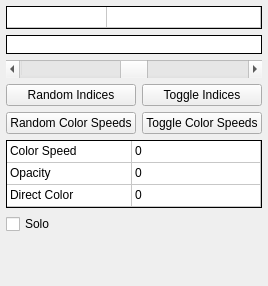
             <widget class="QWidget" name="XformColorTab">
              <property name="sizePolicy">
               <sizepolicy hsizetype="Preferred" vsizetype="Preferred">
                <horstretch>0</horstretch>
                <verstretch>0</verstretch>
               </sizepolicy>
              </property>
              <property name="toolTip">
               <string/>
              </property>
              <property name="autoFillBackground">
               <bool>true</bool>
              </property>
              <attribute name="title">
               <string>Color</string>
              </attribute>
              <attribute name="toolTip">
               <string>Color palette index for the current xform, and curve adjustment</string>
              </attribute>
              <layout class="QFormLayout" name="formLayout_3">
               <property name="fieldGrowthPolicy">
                <enum>QFormLayout::AllNonFixedFieldsGrow</enum>
               </property>
               <property name="leftMargin">
                <number>6</number>
               </property>
               <property name="topMargin">
                <number>6</number>
               </property>
               <property name="rightMargin">
                <number>6</number>
               </property>
               <property name="bottomMargin">
                <number>6</number>
               </property>
               <item row="0" column="0" colspan="2">
                <widget class="QTableWidget" name="XformColorIndexTable">
                 <property name="sizePolicy">
                  <sizepolicy hsizetype="Expanding" vsizetype="Minimum">
                   <horstretch>0</horstretch>
                   <verstretch>0</verstretch>
                  </sizepolicy>
                 </property>
                 <property name="minimumSize">
                  <size>
                   <width>0</width>
                   <height>23</height>
                  </size>
                 </property>
                 <property name="maximumSize">
                  <size>
                   <width>16777215</width>
                   <height>23</height>
                  </size>
                 </property>
                 <property name="font">
                  <font>
                   <kerning>true</kerning>
                  </font>
                 </property>
                 <property name="focusPolicy">
                  <enum>Qt::NoFocus</enum>
                 </property>
                 <property name="toolTip">
                  <string/>
                 </property>
                 <property name="autoFillBackground">
                  <bool>false</bool>
                 </property>
                 <property name="styleSheet">
                  <string notr="true"/>
                 </property>
                 <property name="frameShape">
                  <enum>QFrame::Panel</enum>
                 </property>
                 <property name="frameShadow">
                  <enum>QFrame::Plain</enum>
                 </property>
                 <property name="lineWidth">
                  <number>1</number>
                 </property>
                 <property name="midLineWidth">
                  <number>0</number>
                 </property>
                 <property name="verticalScrollBarPolicy">
                  <enum>Qt::ScrollBarAlwaysOff</enum>
                 </property>
                 <property name="horizontalScrollBarPolicy">
                  <enum>Qt::ScrollBarAlwaysOff</enum>
                 </property>
                 <property name="editTriggers">
                  <set>QAbstractItemView::NoEditTriggers</set>
                 </property>
                 <property name="tabKeyNavigation">
                  <bool>false</bool>
                 </property>
                 <property name="selectionMode">
                  <enum>QAbstractItemView::NoSelection</enum>
                 </property>
                 <property name="verticalScrollMode">
                  <enum>QAbstractItemView::ScrollPerPixel</enum>
                 </property>
                 <property name="horizontalScrollMode">
                  <enum>QAbstractItemView::ScrollPerPixel</enum>
                 </property>
                 <property name="showGrid">
                  <bool>true</bool>
                 </property>
                 <property name="wordWrap">
                  <bool>false</bool>
                 </property>
                 <property name="cornerButtonEnabled">
                  <bool>false</bool>
                 </property>
                 <property name="rowCount">
                  <number>1</number>
                 </property>
                 <property name="columnCount">
                  <number>2</number>
                 </property>
                 <attribute name="horizontalHeaderVisible">
                  <bool>false</bool>
                 </attribute>
                 <attribute name="horizontalHeaderMinimumSectionSize">
                  <number>27</number>
                 </attribute>
                 <attribute name="horizontalHeaderHighlightSections">
                  <bool>false</bool>
                 </attribute>
                 <attribute name="horizontalHeaderStretchLastSection">
                  <bool>true</bool>
                 </attribute>
                 <attribute name="verticalHeaderVisible">
                  <bool>false</bool>
                 </attribute>
                 <attribute name="verticalHeaderMinimumSectionSize">
                  <number>21</number>
                 </attribute>
                 <attribute name="verticalHeaderDefaultSectionSize">
                  <number>21</number>
                 </attribute>
                 <attribute name="verticalHeaderHighlightSections">
                  <bool>false</bool>
                 </attribute>
                 <attribute name="verticalHeaderStretchLastSection">
                  <bool>false</bool>
                 </attribute>
                 <row/>
                 <column/>
                 <column/>
                 <item row="0" column="0">
                  <property name="text">
                   <string/>
                  </property>
                  <property name="toolTip">
                   <string/>
                  </property>
                 </item>
                 <item row="0" column="1">
                  <property name="text">
                   <string/>
                  </property>
                  <property name="toolTip">
                   <string/>
                  </property>
                 </item>
                </widget>
               </item>
               <item row="1" column="0" colspan="2">
                <widget class="QTableWidget" name="XformPaletteRefTable">
                 <property name="sizePolicy">
                  <sizepolicy hsizetype="Expanding" vsizetype="Minimum">
                   <horstretch>0</horstretch>
                   <verstretch>0</verstretch>
                  </sizepolicy>
                 </property>
                 <property name="minimumSize">
                  <size>
                   <width>0</width>
                   <height>19</height>
                  </size>
                 </property>
                 <property name="maximumSize">
                  <size>
                   <width>16777215</width>
                   <height>19</height>
                  </size>
                 </property>
                 <property name="focusPolicy">
                  <enum>Qt::NoFocus</enum>
                 </property>
                 <property name="frameShape">
                  <enum>QFrame::Panel</enum>
                 </property>
                 <property name="frameShadow">
                  <enum>QFrame::Plain</enum>
                 </property>
                 <property name="verticalScrollBarPolicy">
                  <enum>Qt::ScrollBarAlwaysOff</enum>
                 </property>
                 <property name="horizontalScrollBarPolicy">
                  <enum>Qt::ScrollBarAlwaysOff</enum>
                 </property>
                 <property name="editTriggers">
                  <set>QAbstractItemView::NoEditTriggers</set>
                 </property>
                 <property name="tabKeyNavigation">
                  <bool>false</bool>
                 </property>
                 <property name="selectionMode">
                  <enum>QAbstractItemView::NoSelection</enum>
                 </property>
                 <property name="verticalScrollMode">
                  <enum>QAbstractItemView::ScrollPerPixel</enum>
                 </property>
                 <property name="horizontalScrollMode">
                  <enum>QAbstractItemView::ScrollPerPixel</enum>
                 </property>
                 <property name="showGrid">
                  <bool>false</bool>
                 </property>
                 <property name="wordWrap">
                  <bool>false</bool>
                 </property>
                 <property name="cornerButtonEnabled">
                  <bool>false</bool>
                 </property>
                 <property name="rowCount">
                  <number>1</number>
                 </property>
                 <property name="columnCount">
                  <number>1</number>
                 </property>
                 <attribute name="horizontalHeaderVisible">
                  <bool>false</bool>
                 </attribute>
                 <attribute name="horizontalHeaderDefaultSectionSize">
                  <number>256</number>
                 </attribute>
                 <attribute name="horizontalHeaderStretchLastSection">
                  <bool>true</bool>
                 </attribute>
                 <attribute name="verticalHeaderVisible">
                  <bool>false</bool>
                 </attribute>
                 <attribute name="verticalHeaderDefaultSectionSize">
                  <number>24</number>
                 </attribute>
                 <attribute name="verticalHeaderHighlightSections">
                  <bool>false</bool>
                 </attribute>
                 <row/>
                 <column/>
                 <item row="0" column="0">
                  <property name="text">
                   <string/>
                  </property>
                  <property name="flags">
                   <set>NoItemFlags</set>
                  </property>
                 </item>
                </widget>
               </item>
               <item row="2" column="0" colspan="2">
                <widget class="QScrollBar" name="XformColorScroll">
                 <property name="sizePolicy">
                  <sizepolicy hsizetype="Expanding" vsizetype="Expanding">
                   <horstretch>0</horstretch>
                   <verstretch>0</verstretch>
                  </sizepolicy>
                 </property>
                 <property name="minimumSize">
                  <size>
                   <width>162</width>
                   <height>18</height>
                  </size>
                 </property>
                 <property name="maximumSize">
                  <size>
                   <width>16777215</width>
                   <height>18</height>
                  </size>
                 </property>
                 <property name="focusPolicy">
                  <enum>Qt::NoFocus</enum>
                 </property>
                 <property name="minimum">
                  <number>0</number>
                 </property>
                 <property name="maximum">
                  <number>255</number>
                 </property>
                 <property name="singleStep">
                  <number>1</number>
                 </property>
                 <property name="pageStep">
                  <number>10</number>
                 </property>
                 <property name="value">
                  <number>128</number>
                 </property>
                 <property name="tracking">
                  <bool>true</bool>
                 </property>
                 <property name="orientation">
                  <enum>Qt::Horizontal</enum>
                 </property>
                 <property name="invertedAppearance">
                  <bool>false</bool>
                 </property>
                 <property name="invertedControls">
                  <bool>false</bool>
                 </property>
                </widget>
               </item>
               <item row="3" column="0" colspan="2">
                <layout class="QGridLayout" name="XformColorTabGridLayout">
                 <property name="leftMargin">
                  <number>0</number>
                 </property>
                 <item row="0" column="0">
                  <widget class="QPushButton" name="RandomColorIndicesButton">
                   <property name="toolTip">
                    <string>&lt;html&gt;&lt;head/&gt;&lt;body&gt;&lt;p&gt;Set all xform color indices to random numbers between 0 and 1, inclusive&lt;/p&gt;&lt;/body&gt;&lt;/html&gt;</string>
                   </property>
                   <property name="text">
                    <string>Random Indices</string>
                   </property>
                  </widget>
                 </item>
                 <item row="0" column="1">
                  <widget class="QPushButton" name="ToggleColorIndicesButton">
                   <property name="toolTip">
                    <string>&lt;html&gt;&lt;head/&gt;&lt;body&gt;&lt;p&gt;Set all xform color indices to 0 or 1, alternating&lt;/p&gt;&lt;/body&gt;&lt;/html&gt;</string>
                   </property>
                   <property name="text">
                    <string>Toggle Indices</string>
                   </property>
                  </widget>
                 </item>
                 <item row="1" column="0">
                  <widget class="QPushButton" name="RandomColorSpeedButton">
                   <property name="toolTip">
                    <string>&lt;html&gt;&lt;head/&gt;&lt;body&gt;&lt;p&gt;Set all xform color speed values to random numbers between 0 and 1, inclusive&lt;/p&gt;&lt;/body&gt;&lt;/html&gt;</string>
                   </property>
                   <property name="text">
                    <string>Random Color Speeds</string>
                   </property>
                  </widget>
                 </item>
                 <item row="1" column="1">
                  <widget class="QPushButton" name="ToggleColorSpeedsButton">
                   <property name="toolTip">
                    <string>&lt;html&gt;&lt;head/&gt;&lt;body&gt;&lt;p&gt;Set all xform color speed values to 0 or 1, alternating&lt;/p&gt;&lt;/body&gt;&lt;/html&gt;</string>
                   </property>
                   <property name="text">
                    <string>Toggle Color Speeds</string>
                   </property>
                  </widget>
                 </item>
                </layout>
               </item>
               <item row="4" column="0" colspan="2">
                <widget class="QTableWidget" name="XformColorValuesTable">
                 <property name="sizePolicy">
                  <sizepolicy hsizetype="Expanding" vsizetype="Minimum">
                   <horstretch>0</horstretch>
                   <verstretch>0</verstretch>
                  </sizepolicy>
                 </property>
                 <property name="minimumSize">
                  <size>
                   <width>0</width>
                   <height>68</height>
                  </size>
                 </property>
                 <property name="maximumSize">
                  <size>
                   <width>16777215</width>
                   <height>68</height>
                  </size>
                 </property>
                 <property name="font">
                  <font>
                   <kerning>true</kerning>
                  </font>
                 </property>
                 <property name="focusPolicy">
                  <enum>Qt::NoFocus</enum>
                 </property>
                 <property name="styleSheet">
                  <string notr="true"/>
                 </property>
                 <property name="frameShape">
                  <enum>QFrame::Panel</enum>
                 </property>
                 <property name="frameShadow">
                  <enum>QFrame::Plain</enum>
                 </property>
                 <property name="lineWidth">
                  <number>1</number>
                 </property>
                 <property name="verticalScrollBarPolicy">
                  <enum>Qt::ScrollBarAlwaysOff</enum>
                 </property>
                 <property name="horizontalScrollBarPolicy">
                  <enum>Qt::ScrollBarAlwaysOff</enum>
                 </property>
                 <property name="autoScroll">
                  <bool>false</bool>
                 </property>
                 <property name="editTriggers">
                  <set>QAbstractItemView::NoEditTriggers</set>
                 </property>
                 <property name="tabKeyNavigation">
                  <bool>false</bool>
                 </property>
                 <property name="showDropIndicator" stdset="0">
                  <bool>false</bool>
                 </property>
                 <property name="dragDropOverwriteMode">
                  <bool>false</bool>
                 </property>
                 <property name="alternatingRowColors">
                  <bool>false</bool>
                 </property>
                 <property name="selectionMode">
                  <enum>QAbstractItemView::NoSelection</enum>
                 </property>
                 <property name="verticalScrollMode">
                  <enum>QAbstractItemView::ScrollPerPixel</enum>
                 </property>
                 <property name="horizontalScrollMode">
                  <enum>QAbstractItemView::ScrollPerPixel</enum>
                 </property>
                 <property name="showGrid">
                  <bool>true</bool>
                 </property>
                 <property name="gridStyle">
                  <enum>Qt::SolidLine</enum>
                 </property>
                 <property name="wordWrap">
                  <bool>false</bool>
                 </property>
                 <property name="cornerButtonEnabled">
                  <bool>false</bool>
                 </property>
                 <property name="columnCount">
                  <number>2</number>
                 </property>
                 <attribute name="horizontalHeaderVisible">
                  <bool>false</bool>
                 </attribute>
                 <attribute name="horizontalHeaderCascadingSectionResizes">
                  <bool>false</bool>
                 </attribute>
                 <attribute name="horizontalHeaderMinimumSectionSize">
                  <number>27</number>
                 </attribute>
                 <attribute name="horizontalHeaderDefaultSectionSize">
                  <number>125</number>
                 </attribute>
                 <attribute name="horizontalHeaderHighlightSections">
                  <bool>false</bool>
                 </attribute>
                 <attribute name="horizontalHeaderStretchLastSection">
                  <bool>true</bool>
                 </attribute>
                 <attribute name="verticalHeaderVisible">
                  <bool>false</bool>
                 </attribute>
                 <attribute name="verticalHeaderMinimumSectionSize">
                  <number>22</number>
                 </attribute>
                 <attribute name="verticalHeaderDefaultSectionSize">
                  <number>22</number>
                 </attribute>
                 <attribute name="verticalHeaderHighlightSections">
                  <bool>false</bool>
                 </attribute>
                 <attribute name="verticalHeaderStretchLastSection">
                  <bool>false</bool>
                 </attribute>
                 <row>
                  <property name="text">
                   <string>Color Speed</string>
                  </property>
                 </row>
                 <row>
                  <property name="text">
                   <string>Opacity</string>
                  </property>
                 </row>
                 <row>
                  <property name="text">
                   <string>Direct Color</string>
                  </property>
                 </row>
                 <column>
                  <property name="text">
                   <string>Field</string>
                  </property>
                 </column>
                 <column>
                  <property name="text">
                   <string/>
                  </property>
                 </column>
                 <item row="0" column="0">
                  <property name="text">
                   <string>Color Speed</string>
                  </property>
                  <property name="toolTip">
                   <string>&lt;html&gt;&lt;head/&gt;&lt;body&gt;&lt;p&gt;The speed with which the color indices are pulled toward the current xform’s color index. Negative values push the color index away.&lt;/p&gt;&lt;/body&gt;&lt;/html&gt;</string>
                  </property>
                 </item>
                 <item row="0" column="1">
                  <property name="text">
                   <string>0</string>
                  </property>
                  <property name="font">
                   <font>
                    <kerning>true</kerning>
                   </font>
                  </property>
                 </item>
                 <item row="1" column="0">
                  <property name="text">
                   <string>Opacity</string>
                  </property>
                  <property name="toolTip">
                   <string>&lt;html&gt;&lt;head/&gt;&lt;body&gt;&lt;p&gt;How visible the current xform’s contribution to the image is.&lt;/p&gt;&lt;p&gt;0 is invisible, 1 is fully visible.&lt;/p&gt;&lt;/body&gt;&lt;/html&gt;</string>
                  </property>
                 </item>
                 <item row="1" column="1">
                  <property name="text">
                   <string>0</string>
                  </property>
                 </item>
                 <item row="2" column="0">
                  <property name="text">
                   <string>Direct Color</string>
                  </property>
                  <property name="toolTip">
                   <string>&lt;html&gt;&lt;head/&gt;&lt;body&gt;&lt;p&gt;Amount of directly computed color value to add to the color index.&lt;/p&gt;&lt;p&gt;Used only with variations that use direct coloring which are usually prefixed with dc_.&lt;/p&gt;&lt;/body&gt;&lt;/html&gt;</string>
                  </property>
                 </item>
                 <item row="2" column="1">
                  <property name="text">
                   <string>0</string>
                  </property>
                 </item>
                </widget>
               </item>
               <item row="6" column="0">
                <spacer name="verticalSpacer">
                 <property name="orientation">
                  <enum>Qt::Vertical</enum>
                 </property>
                 <property name="sizeHint" stdset="0">
                  <size>
                   <width>20</width>
                   <height>40</height>
                  </size>
                 </property>
                </spacer>
               </item>
               <item row="5" column="0">
                <widget class="QCheckBox" name="SoloXformCheckBox">
                 <property name="toolTip">
                  <string>&lt;html&gt;&lt;head/&gt;&lt;body&gt;&lt;p&gt;When checked, the current xform is the only visible one. This feature is useful for determining how much each xform contributes to the final image.&lt;/p&gt;&lt;p&gt;Note that checking this does not affect the opacity values stored in the Xml file when saved. It is only a temporary adjustment when editing within the program.&lt;/p&gt;&lt;/body&gt;&lt;/html&gt;</string>
                 </property>
                 <property name="text">
                  <string>Solo</string>
                 </property>
                </widget>
               </item>
              </layout>
             </widget>
